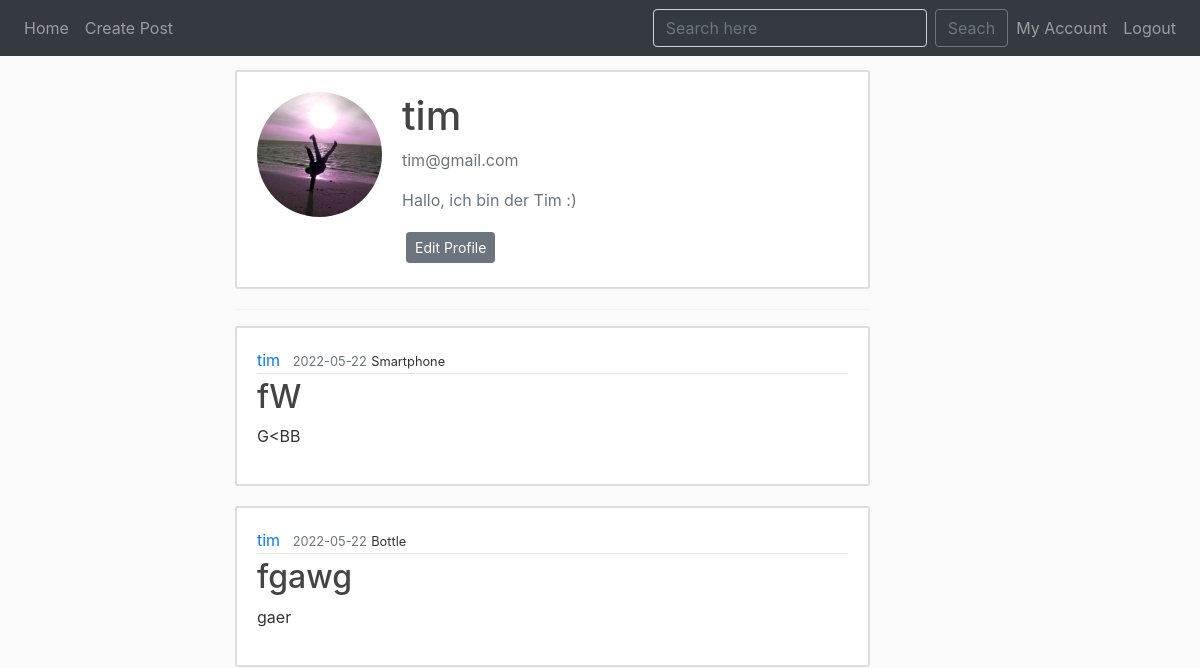
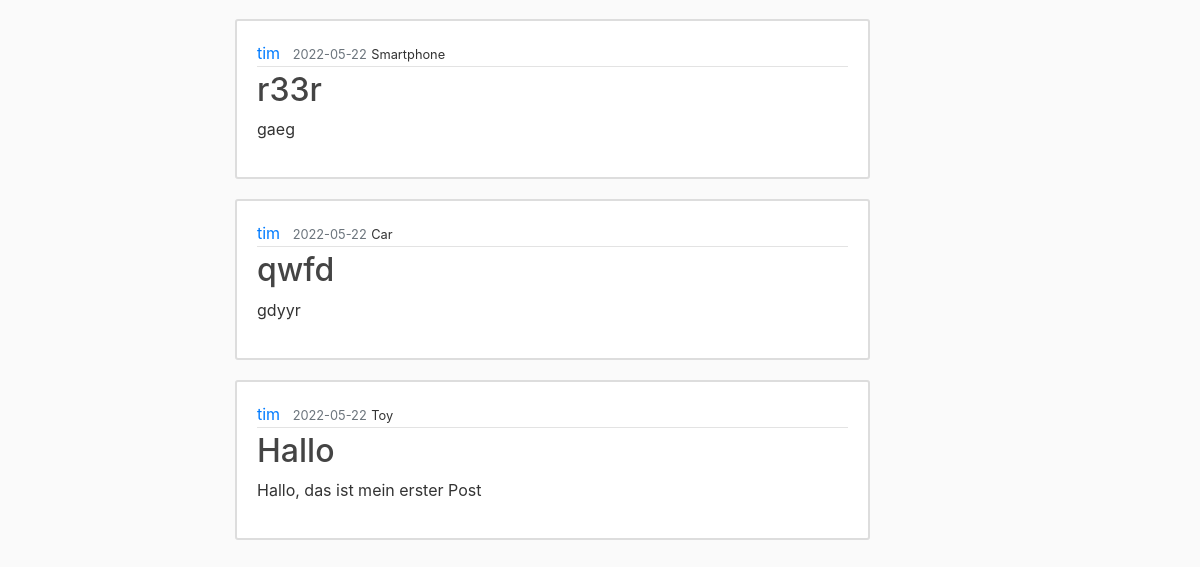
/account/tim (signed in), run on an earlier commit of the app's database (2 pictures, top to bottom).
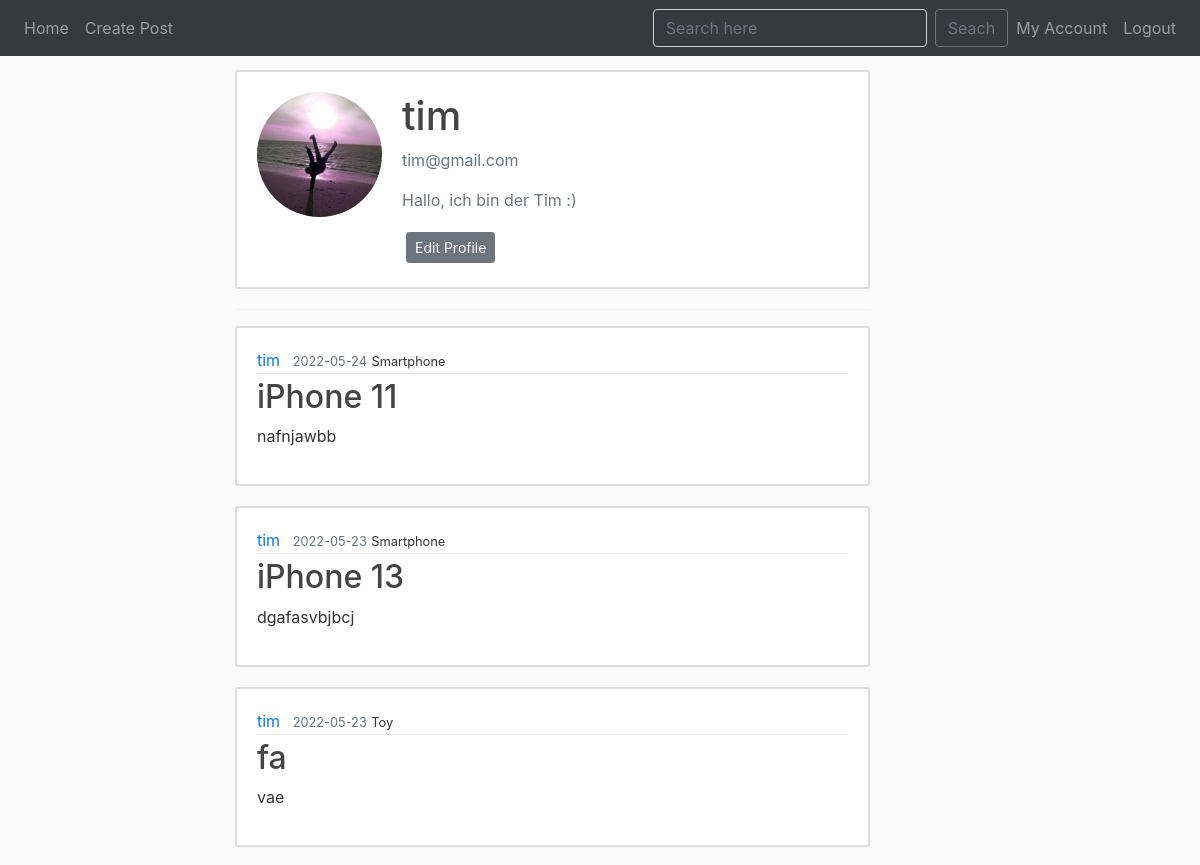
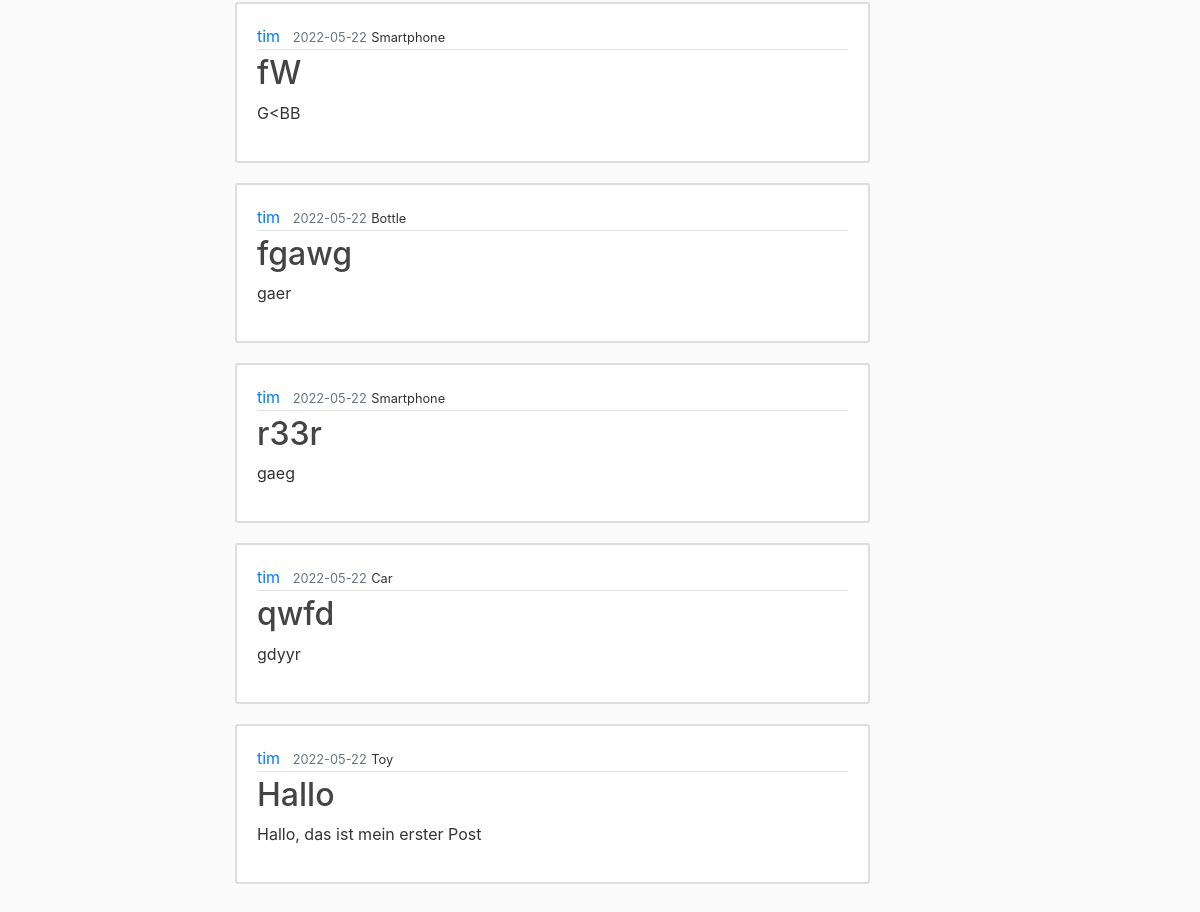
And on a later commit of the database (2 pictures, top to bottom).
### website/models.py (models this page shows, shortened)
class Post(db.Model):
    id = db.Column(db.Integer, primary_key=True)
    title = db.Column(db.String(100), nullable=False)
    date = db.Column(db.DateTime, nullable=False, default=datetime.utcnow)
    content = db.Column(db.Text, nullable=False)
    category_id = db.Column(db.Integer, db.ForeignKey('category.id'), nullable=False)
    user_id = db.Column(db.Integer, db.ForeignKey('user.id'), nullable=False)
    ratings = db.relationship('Rating', backref='rated', lazy=True)
    comments = db.relationship('Comment', backref='post', lazy=True)

class User(db.Model, UserMixin):
    id = db.Column(db.Integer, primary_key=True)
    username = db.Column(db.String(20), unique=True, nullable=False)
    email = db.Column(db.String(150), unique=True, nullable=False)
    image = db.Column(db.String(20), nullable=False, default='default.jpg')
    bio = db.Column(db.String(150))
    password = db.Column(db.String(60), nullable=False)
    posts = db.relationship('Post', backref='post_author', lazy=True)
    comments = db.relationship('Comment', backref='comment_author', lazy=True)
    ratings = db.relationship('Rating', backref='rater', lazy=True)

class Category(db.Model):
    id = db.Column(db.Integer, primary_key=True)
    term = db.Column(db.String(30), nullable=False)
    posts = db.relationship('Post', backref='overname', lazy=True)

### website/views.py (the view)
@views.route('/account/<username>', methods=['GET'])
@login_required
def accounts(username):
    user = User.query.filter_by(username = username).first()
    if user:
        image = url_for('static', filename='profile_pictures/' + user.image)
        posts = Post.query.all()
    else:
        abort(404)
    return render_template("accounts.html", user=user, image=image, posts=posts)

### website/forms.py
class SearchForm(FlaskForm):
    search = SearchField('', validators=[DataRequired()])
    submit = SubmitField('Search')

### website/models.py (called while the page is built)
@login_manager.user_loader
def load_user(user_id):
    return User.query.get(int(user_id))

### website/views.py (called while the page is built)
@views.context_processor
def base():
    form = SearchForm()
    return dict(form=form)

### website/templates/accounts.html (shortened to what this page needs)
{% extends "base.html" %}
{% block content %}
    <div class="content-section">
        <div class="media">
            <img class="rounded-circle account-img" src="{{ image }}">
            <div class="media-body">
                <h2 class="account-heading">{{ user.username }}</h2>
                <p class="text-secondary">{{ user.email }}</p>
                <p class="text-secondary">{{ user.bio }}</p>
                {% if user == current_user %}
                <div>
                    <a class="btn btn-secondary btn-sm m-1" href="{{ url_for('views.update_account', username=current_user.username) }}">Edit Profile</a>
                </div>
                {% endif %}
            </div>
        </div>
    </div>
    <hr>
    {% for post in posts | reverse %}
        {% if post.post_author == user %}
            <article class="media content-section">
                <div class="media-body">
                <div class="article-metadata">
                    <a class="mr-2" href="#">{{ post.post_author.username }}</a>
                    <small class="text-muted">{{ post.date.strftime('%Y-%m-%d') }}</small>
                    <small>{{ post.overname.term }}</small>
                </div>
                <h2><a class="article-title" href="{{ url_for('views.post', post_id=post.id) }}">{{ post.title }}</a></h2>
                <p class="article-content">{{ post.content }}</p>
                </div>
            </article>
        {% endif %}
{% endfor %}
{% endblock %}

What changed in the data, as far as the page shows it:
added Post: post_author.username "tim", date "2022-05-24", overname.term "Smartphone", title "iPhone 11", content "nafnjawbb"
added Post: post_author.username "tim", date "2022-05-23", overname.term "Smartphone", title "iPhone 13", content "dgafasvbjbcj"
added Post: post_author.username "tim", date "2022-05-23", overname.term "Toy", title "fa", content "vae"
